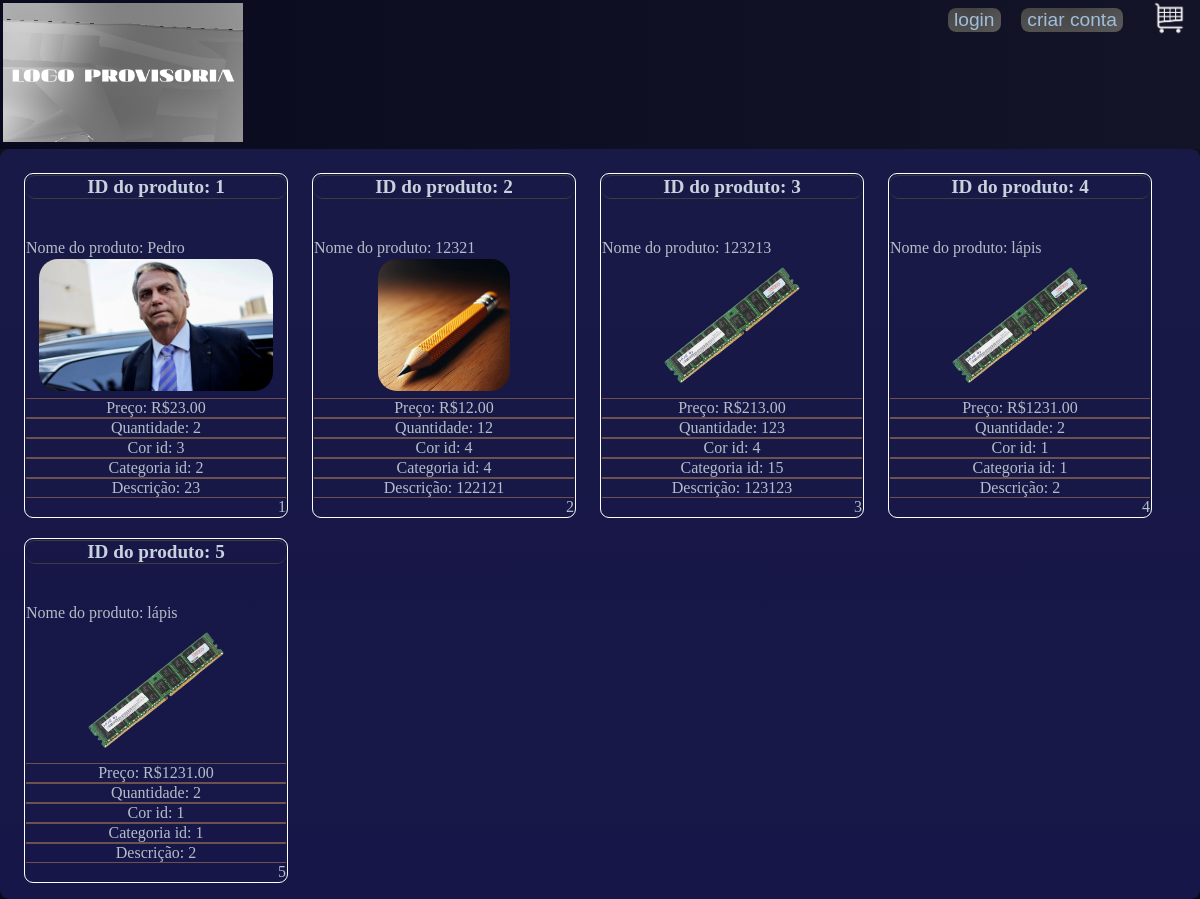
Page /cards.php on the earlier database version.
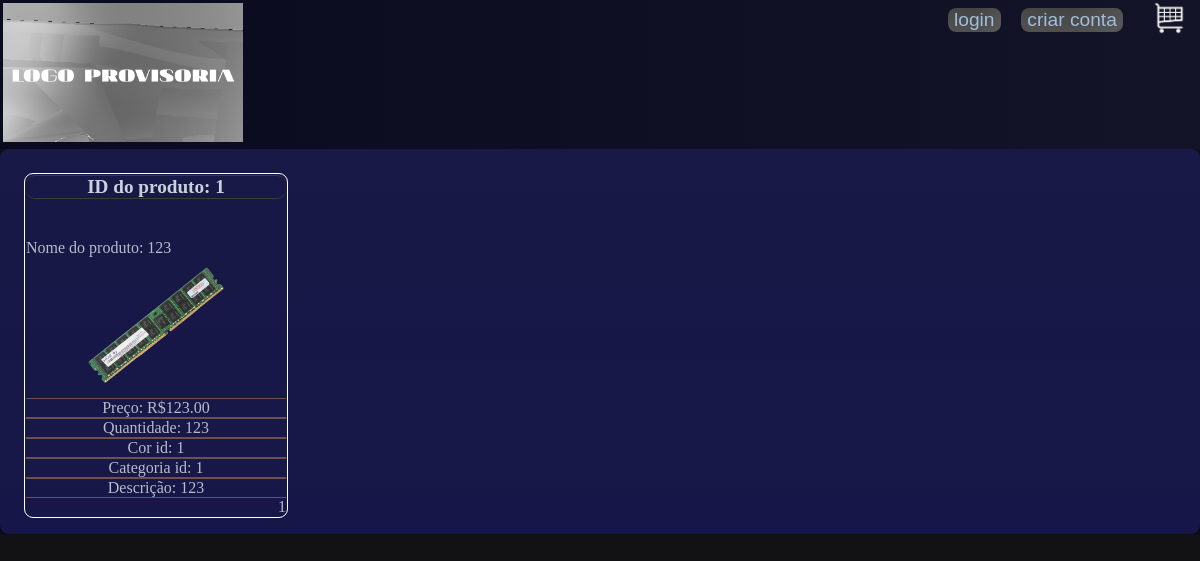
Same page on the later database version.
### tables this page shows
CREATE TABLE `produto` (
  `id_produto` int NOT NULL,
  `nome_produto` varchar(80) NOT NULL,
  `preco_produto` decimal(10,2) NOT NULL,
  `quantidade_produto` varchar(100) NOT NULL,
  `fk_id_cores` int DEFAULT NULL,
  `fk_id_categorias` int DEFAULT NULL,
  `imagem` varchar(225) NOT NULL,
  `descricao` text NOT NULL
);

### cards.php (the view, shortened to what this page needs)
<!DOCTYPE html>
<html lang="pt-br">
<head>
    <link rel="stylesheet" href="css/style.css">
</head>
<body>
<header>
        <div class="menu">
            <div>
            <a href="index.php">
                <li><img src="img/logo.png" class="imglogo" id="img1"></li>
            </a>
            </div>
<div class="login">
<button><a href="login.php">login</a></button>
<button><a href="criar_conta.php">criar conta</a></button>
    <div class="carrinho">
<a href="carrinho.php">
    <img src="img/carrinho.png" alt="Google (Noto Color Emoji - Unicode 15.1)" id="img2">
</a>
    </div>
    </header>
<div class='cards'>
<?php
$n = 0;
include_once('config.php');
$sql = "SELECT * FROM produto";
$result = $conexao->query($sql);
if (mysqli_num_rows($result) >= 1){
    while($row = $result->fetch_assoc()) {
      echo "<section class='card'>";
      $n += 1;
      echo "<div> <h1 class='card_titulo'> ID do produto: " . $row["id_produto"] . "</h1></div>";
      echo "<div> Nome do produto: " . $row["nome_produto"] . "</div>";
      echo "<div> <center><img src='" . $row["imagem"] . "' alt='Imagem' class='img1'><br></center>" . "</div>";
      echo "<div class='card_texto'>  Preço: R$" . $row["preco_produto"] . "</div>";
      echo "<div class='card_texto'> Quantidade: " . $row["quantidade_produto"] . "</div>";
      echo "<div class='card_texto'> Cor id: " . $row["fk_id_cores"] . "</div>";
      echo "<div class='card_texto'> Categoria id: " . $row["fk_id_categorias"] . "</div>";
      echo "<div class='card_texto'> Descrição:  " . $row["descricao"]. "</div>";
      print_r("<div align='right'>$n</div>");
      echo "</section>";
    }
} else {
    echo "0 resultados";
}
?>
</div>
</body>
</html>

Differences in the rows shown:
removed produto: id_produto "2", nome_produto "12321", imagem (picture), preco_produto "12.00", quantidade_produto "12", fk_id_cores "4", fk_id_categorias "4", descricao "122121", value "2"
removed produto: id_produto "3", nome_produto "123213", imagem (picture), preco_produto "213.00", quantidade_produto "123", fk_id_cores "4", fk_id_categorias "15", descricao "123123", value "3"
removed produto: id_produto "4", nome_produto "lápis", imagem (picture), preco_produto "1231.00", quantidade_produto "2", fk_id_cores "1", fk_id_categorias "1", descricao "2", value "4"
removed produto: id_produto "5", nome_produto "lápis", imagem (picture), preco_produto "1231.00", quantidade_produto "2", fk_id_cores "1", fk_id_categorias "1", descricao "2", value "5"
changed produto id 1: nome_produto "Pedro" → "123"; imagem: a different picture; preco_produto "23.00" → "123.00"; quantidade_produto "2" → "123"; fk_id_cores "3" → "1"; fk_id_categorias "2" → "1"; descricao "23" → "123"
